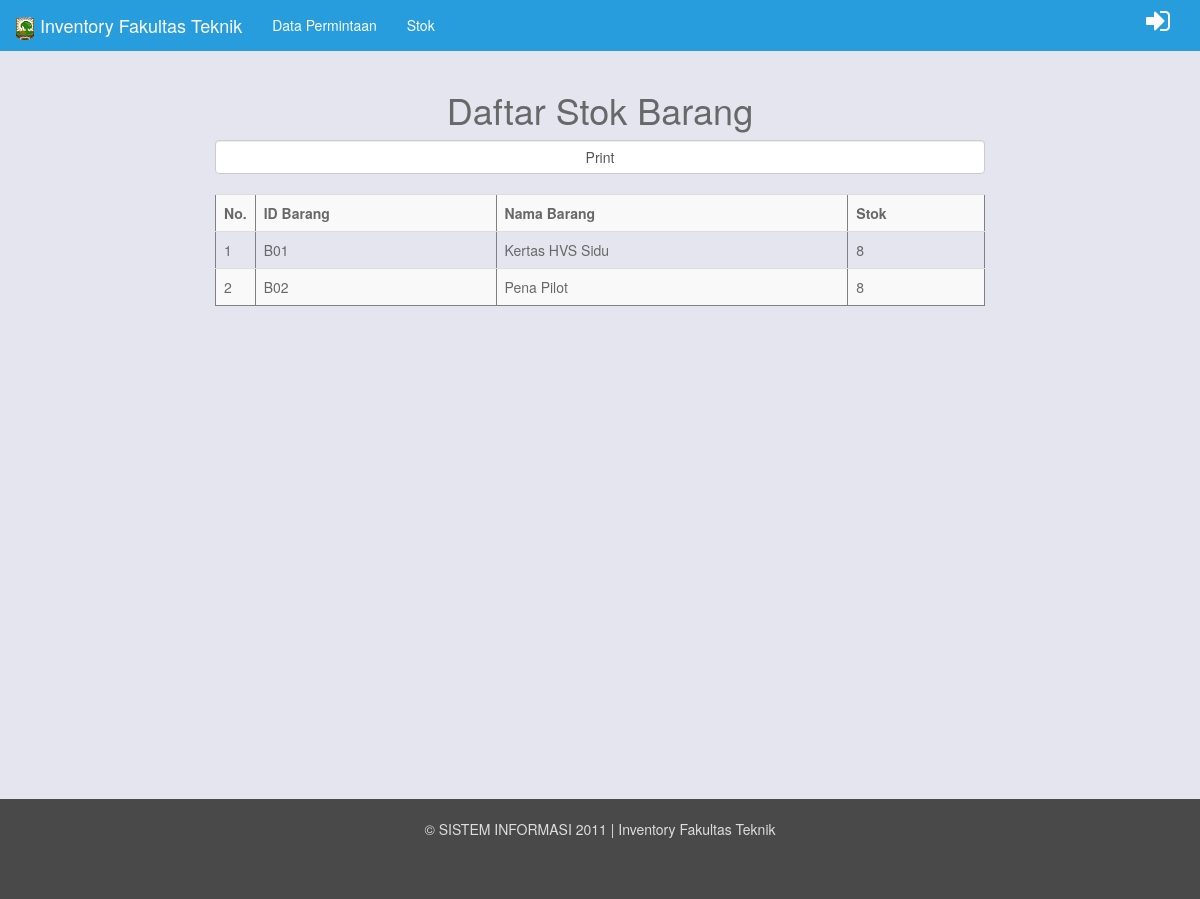
The app's page /stok/laporan_stok.php (signed in) with its own data.
### tables this page shows
CREATE TABLE IF NOT EXISTS `barang` (
  `id_brg` varchar(20) NOT NULL,
  `barcode` varchar(30) DEFAULT NULL,
  `id_jenis_barang` varchar(10) NOT NULL,
  `satuan` varchar(10) NOT NULL,
  `nama_barang` varchar(30) NOT NULL,
  PRIMARY KEY (`id_brg`),
  UNIQUE KEY `barcode` (`barcode`),
  KEY `jenis_barang_barang_fk` (`id_jenis_barang`)
);

### database.php (called while the page is built)
<?php
class Database extends PDO {
    protected $dsn = 'mysql:dbhost=localhost;dbname=inventory_ft';
    protected $user = 'root';
    protected $password = '';
    public function __construct(){
        try{
            $this->dbh = new PDO($this->dsn,$this->user,$this->password);
        }
        catch(PDOException $e){
        }
    }
}
?>

### queryumum.php (called while the page is built)
<?php
require 'database.php';
class Queryumum extends Database {
    public function Que($que){
        $this->statement = $this->dbh->prepare($que);
        $this->statement->execute();
        return $this->statement->fetchAll();
    }
}
?>

### stok/laporan_stok.php (the view, shortened to what this page needs)
<?php
require( 'querylaporan.php' );
?>
<h1>Daftar Stok Barang</h1>
<a href="cetak_laporan_stok.php"> <input type="button" class="form-control" value="Print" name="kirim" /></a>
<br>
<table border="1" style="border-collapse:collapse;text-align:left;" class="table table-striped">
  <tr>
	<th style="width:30px">No.</th>
    <th>ID Barang</th>
    <th>Nama Barang</th>
	<th>Stok</th>
  </tr>
  <?php
	$n=1;
	$que = "
			SELECT
			a.id_brg, a.nama_barang, (SELECT COALESCE(SUM(jumlah), 0)
			FROM detail_pengadaan d
			WHERE d.id_brg = a.id_brg)
			-
			(SELECT COALESCE(SUM(jumlah), 0)
			FROM detail_pengeluaran e
			WHERE e.id_brg = a.id_brg) AS stok
			FROM barang a LEFT JOIN detail_pengadaan b
			ON a.id_brg = b.id_brg
			LEFT JOIN detail_pengeluaran c
			ON a.id_brg = c.id_brg
			GROUP BY a.id_brg
			";
	foreach($masuklaporan->Que($que) as $value){
  ?>
  <tr>
	<td><?php echo $n; ?></td>
    <td><?php echo $value['id_brg']; ?></td>
    <td><?php echo $value['nama_barang']; ?></td>
    <td><?php echo $value['stok'];?></td>
  </tr>
  <?php $n++;} ?>
</table>

### stok/css/styles.css (style rules this page uses)
html,body { height:100%; background:center no-repeat fixed url('/assets/example/bg_suburb.jpg'); }
footer { background-color:#494949; color:#ddd; min-height:100px; padding-top:20px; padding-bottom:40px; }

### records on screen
barang: id_brg "B01", nama_barang "Kertas HVS Sidu", stok "8"
barang: id_brg "B02", nama_barang "Pena Pilot", stok "8"
